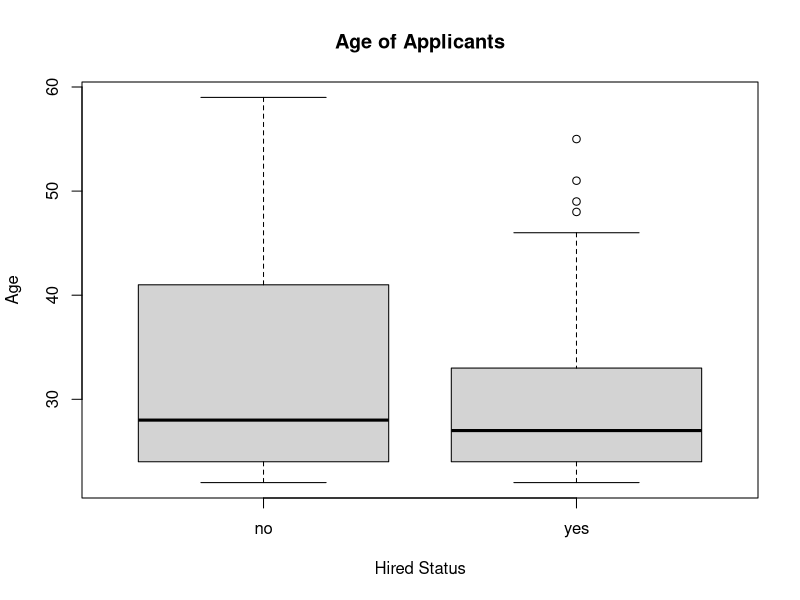
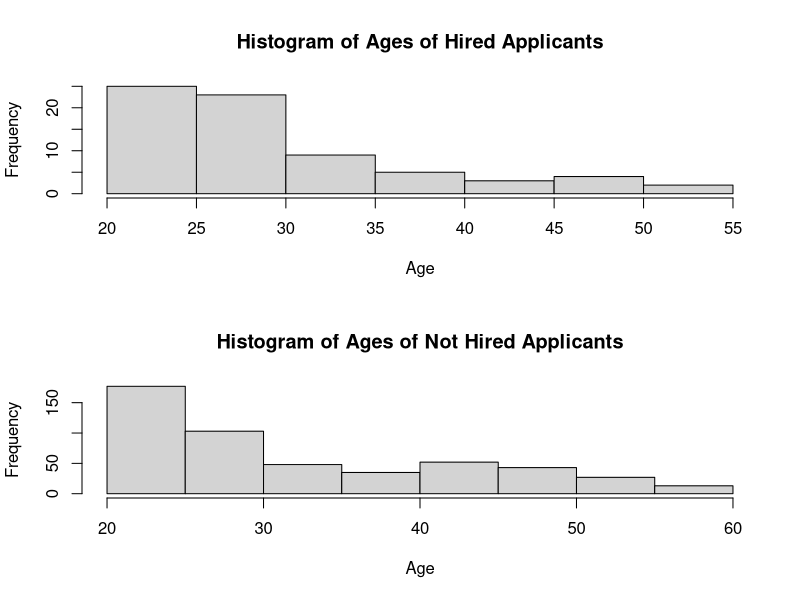
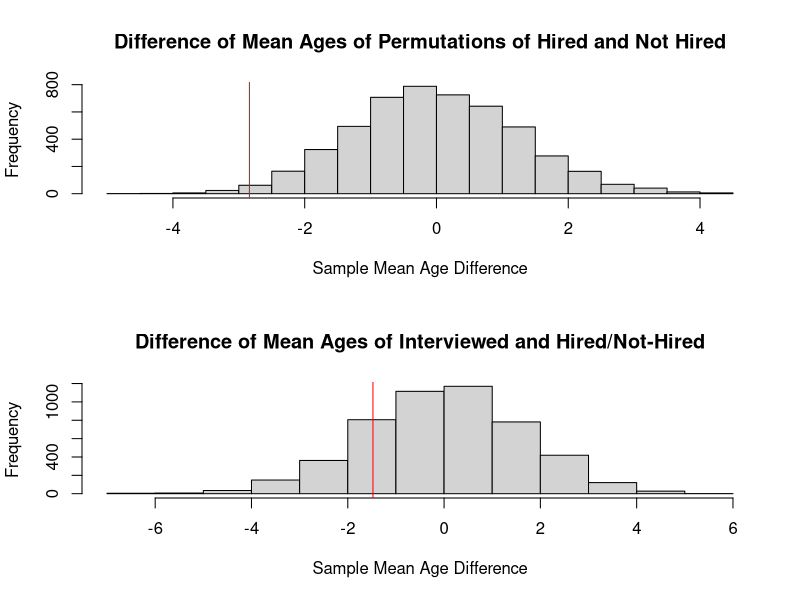
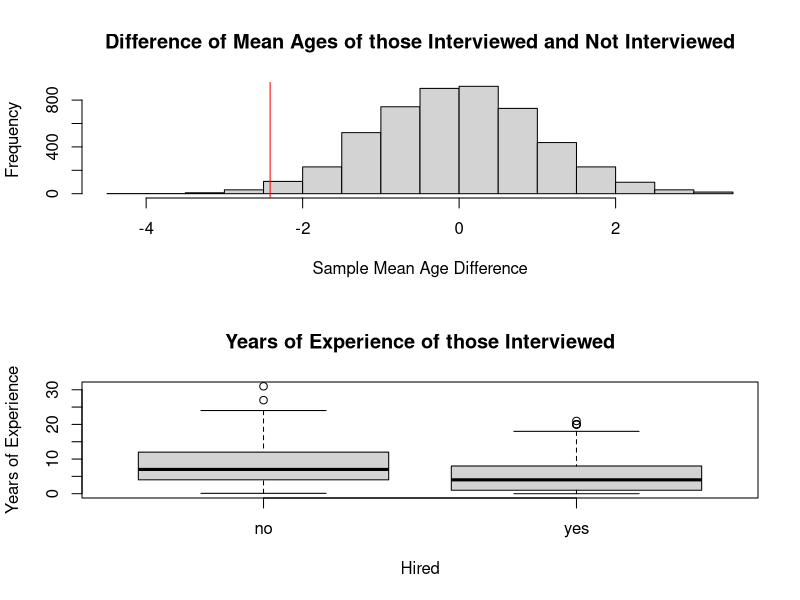

The R source for these figures, in order:
## ---- chunk 1
knitr::opts_chunk$set(echo = TRUE)
## ---- chunk 2
hires <- read.csv("TeacherHires.csv",as.is=TRUE)

hires[hires == "N/A"] <- NA
hires[hires == " N/A"] <- NA

for (ii in 1:length(hires$appdate)){
  # interviewed
  if(grepl("yes",hires$interviewed[ii])){
    hires$interviewed[ii] <- "yes"
  }
  # hired
  if (grepl("yes", hires$hired[ii])){
    hires$hired[ii] <- "yes"
  }
  # experience
  if(grepl("month",hires$experience[ii])){
    experienceMonths <- as.numeric(gsub("([0-9]+).*$", "\\1", hires$experience[ii]))
    hires$experience[ii] <- experienceMonths/12
  }
  if(grepl("years",hires$experience[ii])){
    hires$experience[ii] <- as.numeric(gsub("([0-9]+).*$", "\\1", hires$experience[ii]))
  }
  # hired into 0 and 1
  if (hires$hired[ii] == "yes"){
    hires$hired_01[ii] <- 1
  }
  if (hires$hired[ii] == "no"){
    hires$hired_01[ii] <- 0
  }
  # interviewed into 0 and 1
  if (hires$interviewed[ii] == "yes"){
    hires$interviewed_01[ii] <- 1
  }
  if (hires$interviewed[ii] == "no"){
    hires$interviewed_01[ii] <- 0
  }
}
hires$experience <- as.numeric(hires$experience)


# appdate
appdate <- strsplit(hires$appdate,"/")
appyear <- rep(NA, length(appdate))
appmonth <- rep(NA, length(appdate))
for (ii in 1:length(appdate)){
  appyear[ii] <- appdate[[ii]][3]
  appmonth[ii] <- appdate[[ii]][1]
}
appyear[which(appyear == 2004)] <- "04"
hires$appyear <- appyear
hires$appmonth <- appmonth
hires$appmonth_abrv <- month.abb[as.numeric(appmonth)]

# GPAs
hires$GPA.u <- as.numeric(hires$GPA.u)
hires$GPA.g <- as.numeric(hires$GPA.g)
hires[which(hires$GPA.g > 4.5),]$GPA.g <- NA

# MA
hires[which(grepl("yes",hires$MA)),]$MA <- "yes"

# substitute
hires[which(grepl("no",hires$substitute)),]$substitute <- "no"

# teaching
hires[which(grepl("yes",hires$teaching)),]$teaching <- "yes"

# workkids
hires[which(grepl("no",hires$workkids)),]$workkids <- "no"

# residence
hires$residence <- factor(hires$residence)

hires <- hires[which(!is.na(hires$interviewed) & !is.na(hires$hired) & !is.na(hires$age)),]
## ---- chunk 3
boxplot(age ~ hired, data=hires, 
        xlab = "Hired Status", ylab = "Age", main = "Age of Applicants")
mean(hires[which(hires$hired == "yes"),]$age)
mean(hires[which(hires$hired == "no"),]$age)
## ---- chunk 4
par(mfrow=c(2,1))
hist(hires[which(hires$hired == "yes"),]$age, 
     main="Histogram of Ages of Hired Applicants", xlab = "Age")
hist(hires[which(hires$hired == "no"),]$age, 
     main="Histogram of Ages of Not Hired Applicants", xlab = "Age")
## ---- chunk 5
YEShired_age <- hires[which(hires$hired == "yes"),]$age
NOhired_age <- hires[which(hires$hired == "no"),]$age
test_statistic <- mean(YEShired_age) - mean(NOhired_age)
allages <- c(YEShired_age, NOhired_age)
totlength <- length(YEShired_age) + length(NOhired_age)
N <- 5000
permutate <- rep(0,N)
for (ii in 1:N){
  sample <- sample(allages,totlength,replace=F)
  yes_mean <- mean(sample[1:length(YEShired_age)])
  no_mean <- mean(sample[(length(YEShired_age)+1):totlength])
  permutate[ii] <- yes_mean - no_mean
}
pvalue_permute <- length(which(test_statistic > permutate))/N
## ---- chunk 6
hist(permutate, 
     main = "Difference of Mean Ages of Permutations of Hired and Not Hired", 
     xlab = "Sample Mean Age Difference")
abline(v = test_statistic, col="red")
## ---- chunk 7
interview_hired <- hires[which(hires$interviewed == "yes" & hires$hired == "yes"),]
interview_nothired <- hires[which(hires$interviewed == "yes" & hires$hired == "no"),]
test_statistic_ih <- mean(interview_hired$age) - mean(interview_nothired$age)
allages_ih <- c(interview_hired$age, interview_nothired$age)
totlength_ih <- length(interview_hired$age) + length(interview_nothired$age)
N_ih <- 5000
permutate_ih <- rep(0,N_ih)
for (ii in 1:N_ih){
  sample_ih <- sample(allages_ih,totlength_ih,replace=F)
  yes_mean <- mean(sample_ih[1:length(interview_hired$age)])
  no_mean <- mean(sample_ih[(length(interview_hired$age)+1):totlength_ih])
  permutate_ih[ii] <- yes_mean - no_mean
}
pvalue_ih <- length(which(test_statistic_ih > permutate_ih))/N_ih 
## ---- chunk 8
hist(permutate_ih, 
     main = "Difference of Mean Ages of Interviewed and Hired/Not-Hired", 
     xlab = "Sample Mean Age Difference")
abline(v = test_statistic_ih, col="red")
## ---- chunk 9
interviewed <- hires[which(hires$interviewed == "yes"),]
not_interviewed <- hires[which(hires$interviewed == "no"),]
test_statistic_interview <- mean(interviewed$age) - mean(not_interviewed$age)
allages_interview <- c(interviewed$age, not_interviewed$age)
totlength_interview <- length(interviewed$age) + length(not_interviewed$age)
N_interview <- 5000
permutate_interview <- rep(0,N_interview)
for (ii in 1:N_interview){
  sample_interview <- sample(allages_interview,totlength_interview,replace=F)
  yes_mean <- mean(sample_interview[1:length(interviewed$age)])
  no_mean <- mean(sample_interview[(length(interviewed$age)+1):totlength_interview])
  permutate_interview[ii] <- yes_mean - no_mean
}
pvalue_interview <- length(which(test_statistic_interview > permutate_interview))/N_interview
## ---- chunk 10
hist(permutate_interview, 
     main = "Difference of Mean Ages of those Interviewed and Not Interviewed", 
     xlab = "Sample Mean Age Difference")
abline(v = test_statistic_interview, col="red")
## ---- chunk 11
hires.na <- hires[complete.cases(hires), ]
full <- glm(hired_01 ~ age + agegroup + residence + sex + MA + substitute + experience + teaching + workkids + volunteer, 
            data = hires.na, family = binomial)
null <- glm(hired_01 ~ 1, data = hires.na, family = binomial)
step(null, scope=list(lower=null, upper=full), direction="forward") 
step(full, data=hires.na, direction="backward") 
step(null, scope = list(upper=full), data=hires.na, direction="both") 
## ---- chunk 12
temp.glm <- glm(formula = hired_01 ~ residence + experience + volunteer, family = binomial, 
                data = hires.na)
summary(temp.glm)
## ---- chunk 13
temp <- glm(hired_01 ~ age,
            data = hires, family=binomial)
summary(temp)
## ---- chunk 14
interview.glm <- glm(interviewed_01 ~ age + residence,
                         data = hires, family = binomial)
summary(interview.glm)
## ---- chunk 15
interviewed <- hires[which(hires$interviewed == "yes"),]
interviewed.glm <- glm(hired_01 ~ age + residence + experience, 
                     data = interviewed, family = binomial)
summary(interviewed.glm)
## ---- chunk 16
boxplot(experience ~ hired, data=hires[which(hires$interviewed == "yes"),],
        main = "Years of Experience of those Interviewed",
        xlab = "Hired",
        ylab = "Years of Experience")
